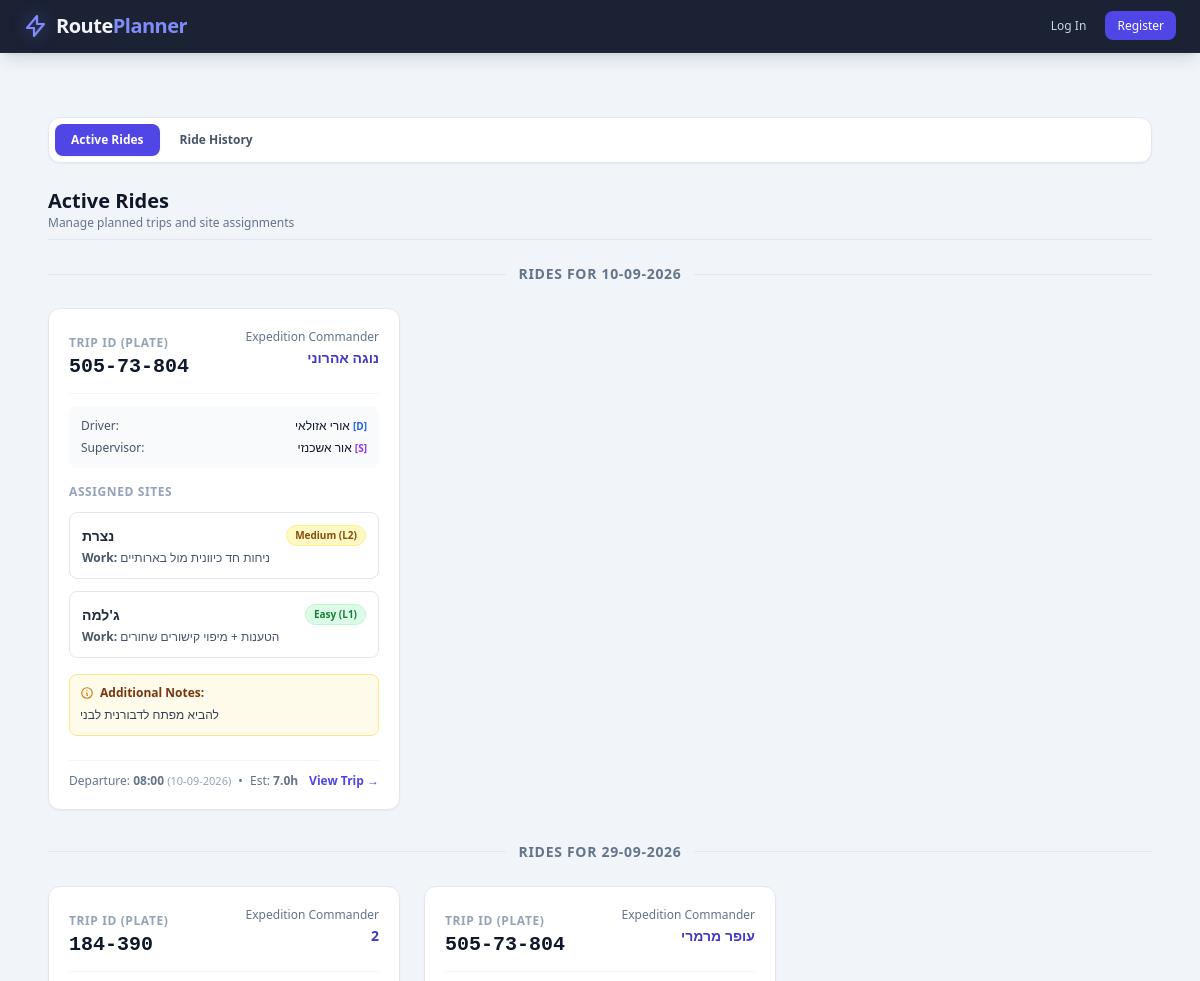
Page /trips/ (upper part) on the earlier database version.
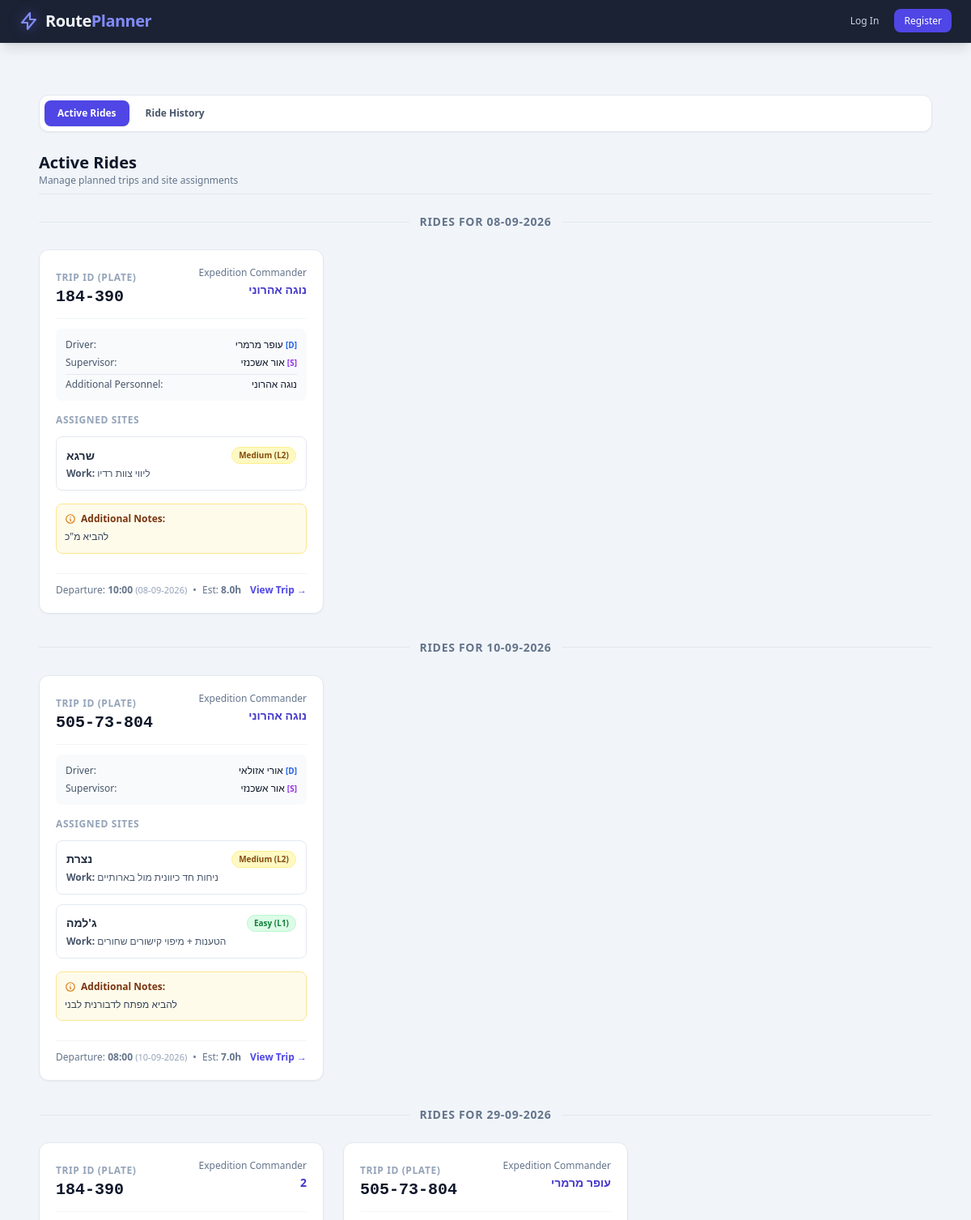
Same page on the later database version.
### app/models.py (models this page shows, shortened)
class Trip(db.Model):
    __tablename__ = 'trips'
    is_draft = db.Column(db.Boolean, default=False, nullable=False)
    user_id = db.Column(db.String(50), db.ForeignKey('users.id'), nullable=False)
    id = db.Column(db.Integer, primary_key=True, autoincrement=True)
    car_license_plate = db.Column(db.String(20), db.ForeignKey('cars.license_plate'), nullable=False)
    commander = db.Column(db.String(100), nullable=False)
    driver = db.Column(db.String(100), nullable=False)
    supervisor = db.Column(db.String(100), nullable=False)
    passengers = db.Column(db.Text, nullable=True)
    departure_date = db.Column(db.Date, nullable=False, default=date.today)
    departure_time = db.Column(db.String(10), nullable=False)
    est_duration = db.Column(db.Float, nullable=True)
    notes = db.Column(db.Text, nullable=True)
    created_at = db.Column(db.DateTime, default=datetime.utcnow, nullable=False)
    car = db.relationship('Car', backref=db.backref('trips', lazy=True))
    assigned_sites = db.relationship('TripSite', backref='trip', cascade="all, delete-orphan")

class TripSite(db.Model):
    __tablename__ = 'trip_sites'
    id = db.Column(db.Integer, primary_key=True, autoincrement=True)
    trip_id = db.Column(db.Integer, db.ForeignKey('trips.id'), nullable=False)
    site_name = db.Column(db.String(150), nullable=False)
    difficulty = db.Column(db.String(50), nullable=True)
    work_description = db.Column(db.Text, nullable=True)

### app/routes/trips.py (the view, shortened to what this page needs)
@trips_bp.route('/', methods=['GET'])
def list_trips():
    selected_view = request.args.get('view', 'all')
    if selected_view == 'drafts':
        if not current_user.is_authenticated or current_user.used_invitation_code != "NORTH-ADMIN":
            flash("Permission denied. Only admin users can view drafts.", "danger")
            return redirect(url_for('trips.list_trips', view='all'))
        rides = Trip.query.filter(
            Trip.is_draft == True
        ).order_by(Trip.departure_date.asc(), Trip.departure_time.asc()).all()
    elif selected_view == 'history':
        rides = Trip.query.filter(
            Trip.is_draft == False,
            Trip.departure_date < date.today()
        ).order_by(Trip.departure_date.desc(), Trip.departure_time.desc()).all()
    elif current_user.is_authenticated:
        selected_view = 'all'
        rides = Trip.query.filter(
            Trip.is_draft == False,
            Trip.departure_date >= date.today(),
        ).order_by(Trip.departure_date.asc(), Trip.departure_time.asc()).all()
    else:
        selected_view = 'all'
        rides = Trip.query.filter(
            Trip.is_draft == False,
            Trip.departure_date >= date.today()
        ).order_by(
            Trip.departure_date.asc(), Trip.departure_time.asc()
        ).all()
    return render_template('trips.html', rides=rides, selected_view=selected_view, today=date.today())

### app/templates/trips.HTML (shortened to what this page needs)
{% extends 'base.html' %}
{% block content %}
<div id="expedition-app" class="max-w-7xl mx-auto p-4 sm:p-6">
    <div id="page-list" class="space-y-6">
          <nav class="flex items-center gap-1 overflow-x-auto bg-white dark:bg-slate-800 p-1.5 rounded-xl border border-slate-200 dark:border-slate-700 shadow-sm" aria-label="Trip views">
                <a href="{{ url_for('trips.list_trips', view='all') }}"
                    class="px-4 py-2 rounded-lg text-xs font-semibold whitespace-nowrap transition {% if selected_view == 'all' %}bg-indigo-600 text-white shadow-sm{% else %}text-slate-600 dark:text-slate-300 hover:bg-slate-100 dark:hover:bg-slate-700{% endif %}"
                    data-en="Active Rides" data-he="נסיעות פעילות">Active Rides</a>
                <a href="{{ url_for('trips.list_trips', view='history') }}"
                    class="px-4 py-2 rounded-lg text-xs font-semibold whitespace-nowrap transition {% if selected_view == 'history' %}bg-indigo-600 text-white shadow-sm{% else %}text-slate-600 dark:text-slate-300 hover:bg-slate-100 dark:hover:bg-slate-700{% endif %}"
                    data-en="Ride History" data-he="היסטוריית נסיעות">Ride History</a>
          </nav>
        <div class="flex justify-between items-center pb-2 border-b border-slate-200 dark:border-slate-700">
            <div>
            {% if selected_view == 'drafts' %}
            <h2 class="text-xl font-bold text-slate-900 dark:text-slate-100" data-en="Draft Rides" data-he="טיוטות נסיעות">Draft Rides</h2>
            <p class="text-xs text-slate-500 dark:text-slate-400" data-en="Review and manage unpublished rides" data-he="צפייה וניהול נסיעות שלא פורסמו">Review and manage unpublished rides</p>
            {% elif selected_view == 'mine' %}
            <h2 class="text-xl font-bold text-slate-900 dark:text-slate-100" data-en="My Rides" data-he="הנסיעות שלי">My Rides</h2>
            <p class="text-xs text-slate-500 dark:text-slate-400" data-en="Manage rides created by you" data-he="ניהול נסיעות שיצרת">Manage rides created by you</p>
            {% else %}
            <h2 class="text-xl font-bold text-slate-900 dark:text-slate-100" data-en="Active Rides" data-he="נסיעות פעילות">Active Rides</h2>
            <p class="text-xs text-slate-500 dark:text-slate-400" data-en="Manage planned trips and site assignments" data-he="ניהול נסיעות ומשימות אבטחה/אתרים">Manage planned trips and site assignments</p>
            {% endif %}
            </div>
        </div>
        <div class="grid grid-cols-1 md:grid-cols-2 lg:grid-cols-3 gap-6">
            {% set date_state = namespace(value='__unset__') %}
           {% for ride in rides %}
{% set ride_date = ride.departure_date|string if ride.departure_date else 'no-date' %}
{% if ride_date != date_state.value %}
            <div class="col-span-full flex items-center gap-3 pt-2 first:pt-0">
                <div class="h-px flex-1 bg-slate-200 dark:bg-slate-700"></div>
                <h3 class="text-sm font-bold uppercase tracking-wider text-slate-500 dark:text-slate-400 whitespace-nowrap">
                    {% if ride.departure_date %}
                    <span data-en="Rides for {{ ride.departure_date.strftime('%d-%m-%Y') }}" data-he="נסיעות בתאריך {{ ride.departure_date.strftime('%d-%m-%Y') }}">Rides for {{ ride.departure_date.strftime('%d-%m-%Y') }}</span>
                    {% else %}
                    <span data-en="Date not set" data-he="תאריך לא הוגדר">Date not set</span>
                    {% endif %}
                </h3>
                <div class="h-px flex-1 bg-slate-200 dark:bg-slate-700"></div>
            </div>
{% set date_state.value = ride_date %}
{% endif %}
<div class="bg-white dark:bg-slate-800 rounded-xl shadow-sm border border-slate-200 dark:border-slate-700 p-5 hover:shadow-md transition flex flex-col justify-between">
    <div>
        <div class="flex justify-between items-start mb-3 pb-3 border-b border-slate-100 dark:border-slate-700">
            <div>
                <span class="text-xs font-semibold uppercase tracking-wider text-slate-400" data-en="Trip ID (Plate)" data-he="זיהוי נסיעה">Trip ID (Plate)</span>
                <h3 class="font-bold text-xl text-slate-900 dark:text-slate-100 font-mono">{{ ride.car_license_plate }}</h3>
            </div>
            <div class="text-right">
                <span class="text-xs text-slate-500 dark:text-slate-400 block" data-en="Expedition Commander" data-he="מפקד משלח">Expedition Commander</span>
                <span class="font-semibold text-sm text-indigo-700 dark:text-indigo-300">{{ ride.commander or 'N/A' }}</span>
            </div>
        </div>
        <div class="space-y-1.5 text-xs text-slate-600 dark:text-slate-300 mb-4 bg-slate-50 dark:bg-slate-900/60 p-3 rounded-lg">
            <div class="flex items-center justify-between">
                <span data-en="Driver:" data-he="נהג:">Driver:</span>
                <span class="font-medium text-slate-900 dark:text-slate-100">{{ ride.driver or 'N/A' }} <span class="text-[10px] text-blue-600 dark:text-blue-400 font-bold">[D]</span></span>
            </div>
            <div class="flex items-center justify-between">
                <span data-en="Supervisor:" data-he="מפקד משימה:">Supervisor:</span>
                <span class="font-medium text-slate-900 dark:text-slate-100">{{ ride.supervisor or 'N/A' }} <span class="text-[10px] text-purple-600 dark:text-purple-400 font-bold">[S]</span></span>
            </div>
            {% if ride.passengers %}
            <div class="flex items-center justify-between pt-1 border-t border-slate-200 dark:border-slate-700">
                <span data-en="Additional Personnel:" data-he="נוסעים נוספים:">Additional Personnel:</span>
                <span class="font-medium text-slate-900 dark:text-slate-100">{{ ride.passengers }}</span>
            </div>
            {% endif %}
        </div>
<div class="space-y-3 mb-4">
    <p class="text-xs font-bold text-slate-400 dark:text-slate-500 uppercase tracking-wider" data-en="Assigned Sites" data-he="אתרים מתוכננים">Assigned Sites</p>
    {% if ride.assigned_sites %}
        {% for site in ride.assigned_sites %}
        {% set level = site.difficulty | lower if site.difficulty else '' %}
        {% if 'l4' in level or 'hard' in level %}
            {% set badge_cls = 'bg-orange-100 text-orange-800 border-orange-200' %}
        {% elif 'l3' in level or 'high' in level %}
            {% set badge_cls = 'bg-amber-100 text-amber-800 border-amber-200' %}
        {% elif 'l2' in level or 'medium' in level %}
            {% set badge_cls = 'bg-yellow-100 text-yellow-800 border-yellow-200' %}
        {% elif 'l1' in level or 'easy' in level %}
            {% set badge_cls = 'bg-green-100 text-green-700 border-green-200' %}
        {% else %}
            {% set badge_cls = 'bg-slate-100 text-slate-700 border-slate-200' %}
        {% endif %}
        <div class="border border-slate-200 dark:border-slate-700 rounded-lg p-3 bg-white dark:bg-slate-900/50">
            <div class="flex justify-between items-center mb-1">
                <h4 class="font-bold text-sm text-slate-800 dark:text-slate-100">{{ site.site_name }}</h4>
                <span class="{{ badge_cls }} border text-[10px] px-2 py-0.5 rounded-full font-semibold">
                    {{ site.difficulty or 'Standard' }}
                </span>
            </div>
            {% if site.work_description %}
            <p class="text-xs text-slate-600 dark:text-slate-300">
                <strong data-en="Work:" data-he="מהות העבודה:">Work:</strong> {{ site.work_description }}
            </p>
            {% endif %}
        </div>
        {% endfor %}
    {% else %}
        <p class="text-xs text-slate-400 dark:text-slate-500 italic" data-en="No specific sites assigned." data-he="לא הוגדרו אתרים ספציפיים.">No specific sites assigned.</p>
    {% endif %}
</div>
        {% if ride.notes %}
        <div class="bg-amber-50 dark:bg-amber-950/40 border border-amber-200 dark:border-amber-800 rounded-lg p-2.5 mb-4 text-xs text-amber-900 dark:text-amber-200">
            <div class="flex items-center gap-1.5 font-bold mb-1">
                <svg class="w-3.5 h-3.5 text-amber-600" fill="none" stroke="currentColor" viewBox="0 0 24 24" xmlns="http://www.w3.org/2000/svg">
                    <path stroke-linecap="round" stroke-linejoin="round" stroke-width="2" d="M13 16h-1v-4h-1m1-4h.01M21 12a9 9 0 11-18 0 9 9 0 0118 0z"></path>
                </svg>
                <span data-en="Additional Notes:" data-he="הערות נוספות:">Additional Notes:</span>
            </div>
            <p class="text-slate-700 dark:text-slate-300 leading-relaxed">{{ ride.notes }}</p>
        </div>
        {% endif %}
    </div>
    <div class="border-t border-slate-100 dark:border-slate-700 pt-3 flex justify-between items-center text-xs mt-2">
        <div class="text-slate-500 dark:text-slate-400">
            <span data-en="Departure: " data-he="יציאה: ">Departure: </span><strong>{{ ride.departure_time or 'N/A' }}</strong>
            {% if ride.departure_date %}
                <span class="text-[11px] text-slate-400 dark:text-slate-500">({{ ride.departure_date.strftime('%d-%m-%Y') }})</span>
            {% endif %}
            {% if ride.est_duration %}
            <span class="mx-1">•</span>
            <span data-en="Est: " data-he="משוער: ">Est: </span><strong>{{ ride.est_duration }}h</strong>
            {% endif %}
        </div>
        <div class="flex items-center gap-3">
            <a href="{{ url_for('trips.view_trip', trip_id=ride.id) }}" class="text-indigo-600 dark:text-indigo-400 hover:text-indigo-800 dark:hover:text-indigo-300 font-semibold" data-en="View Trip &rarr;" data-he="הצג נסיעה &rarr;">View Trip &rarr;</a>
        </div>
    </div>
</div>
{% endfor %}
        </div>
    </div>
</div>
{% endblock %}

Differences in the rows shown:
now on this page (row edited): Trip: departure_date "08-09-2026", car_license_plate "184-390", commander "נוגה אהרוני", driver "עופר מרמרי", supervisor "אור אשכנזי", passengers "נוגה אהרוני", notes "להביא מ\"כ", departure_time "10:00", est_duration "8.0"
now on this page (row unchanged): TripSite: site_name "שרגא", difficulty "Medium (L2)", work_description "ליווי צוות רדיו", shown under "08-09-2026"
